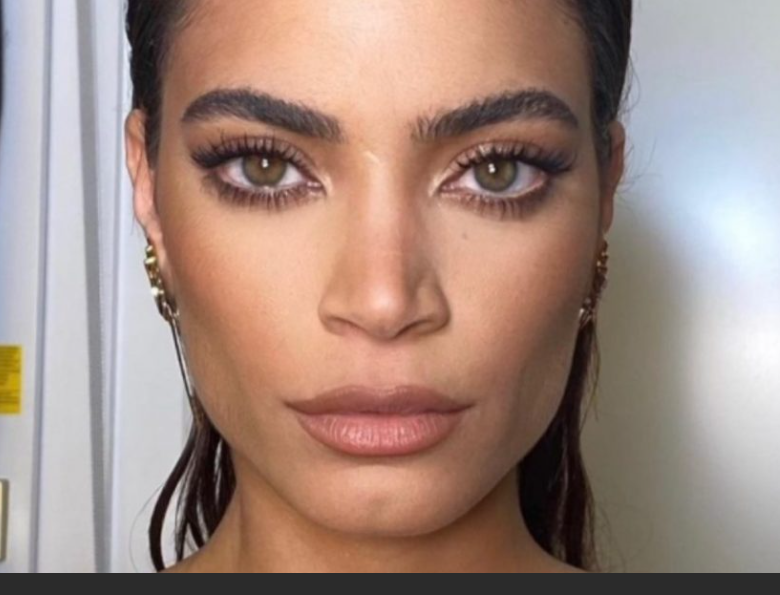
#> input picture 8 lezione 24_04_2024/Code/Riconoscimento Immagini/elodie2.png, 780 x 595 px
$ python riconoscimento04.py
#> lines starting #> are read from the running program, lines starting #| are printed output that depends on the picture; after the words box and inside, x2 and y2 are one past the last pixel; in counts of white or black regions, pixels touching at a corner belong together

import cv2
f_cascade = cv2.CascadeClassifier("haarcascade_frontalface_default.xml")
e_cascade = cv2.CascadeClassifier("haarcascade_eye.xml")
image = cv2.imread("elodie2.png")
#> image is the input picture: shape (595, 780, 3); mean B, G, R 129, 138.5, 162.6
gray = cv2.cvtColor(image, cv2.COLOR_BGR2GRAY)
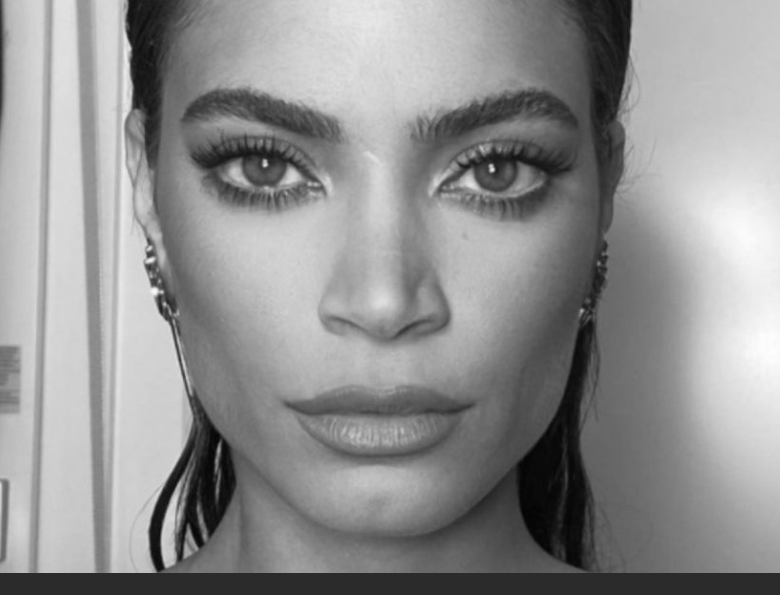
#> gray: shape (595, 780); min 2, max 254, mean 144.6
"""gray: Questo è l'input dell'immagine in scala di grigi su cui verrà eseguito il rilevamento.
Prima di rilevare i volti, è una pratica comune convertire l'immagine a scala di grigi poiché semplifica
il processo di rilevamento dei bordi e di altre caratteristiche.
1.3: Questo parametro specifica il fattore di scala. Il fattore di scala controlla
quanto l'immagine viene ridimensionata ad ogni livello della piramide dell'immagine durante
il processo di rilevamento. Un valore più piccolo consente di rilevare oggetti più piccoli,
ma aumenta anche il tempo di calcolo. Un valore tipico è compreso tra 1.1 e 1.5.

5: Questo parametro specifica il numero minimo di vicini richiesti per considerare un'area come volto.
 Questo parametro influenza la sensibilità del rilevatore: un valore più alto
 riduce il numero di falsi positivi, ma potrebbe far perdere anche alcuni volti. Un valore tipico
   è compreso tra 3 e 6."""

faces = f_cascade.detectMultiScale(gray, 1.3, 5)
#> faces = [[192, 40, 392, 392]]

for (x,y,w,h) in faces:
    image2 = cv2.rectangle(image,(x,y),(x+w,y+h),(255,0,0),2)
    roi_gray = gray[y:y+h, x:x+w]
    roi_color = image2[y:y+h, x:x+w]
    eyes = e_cascade.detectMultiScale(roi_gray)
    for (ex,ey,ew,eh) in eyes:
        cv2.rectangle(roi_color,(ex,ey),(ex+ew,ey+eh),(0,255,0),2)
#> this loop made 1 pass
#> pass 1, `roi_gray = gray[y:y+h, x:x+w]`:
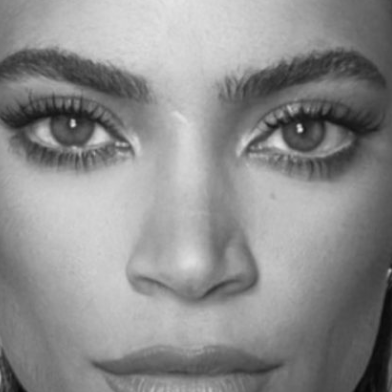
#> roi_gray: shape (392, 392); min 6, max 229, mean 141.1
#> pass 1, `roi_color = image2[y:y+h, x:x+w]`:
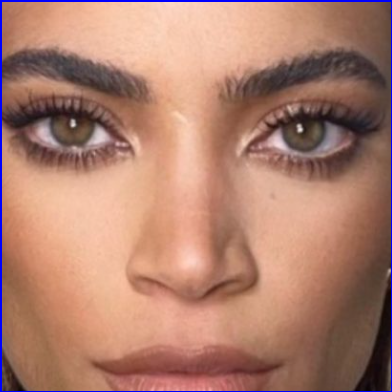
#> roi_color: shape (392, 392, 3); mean B, G, R 110.9, 127.4, 174.6
#> after the loop:
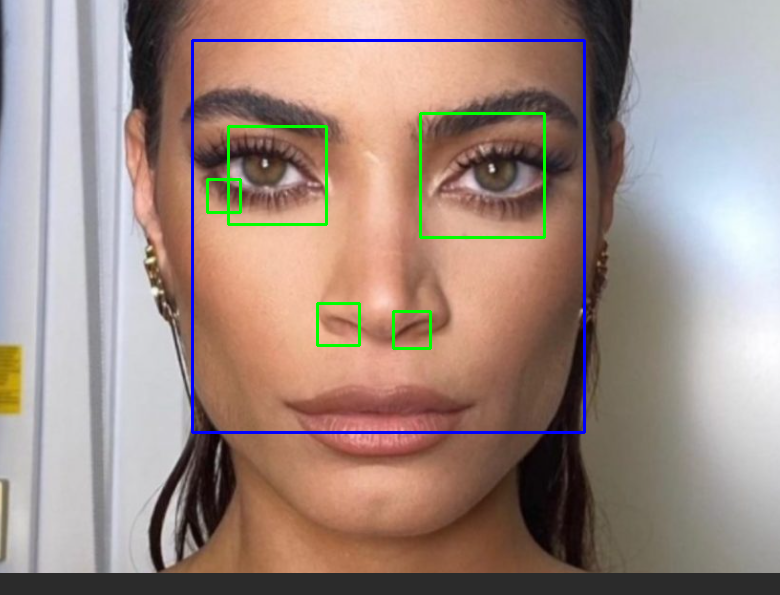
#> image: shape (595, 780, 3); 1.87% of pixels changed, all inside (x1, y1, x2, y2) = (191, 39, 586, 434)
#> after the loop:
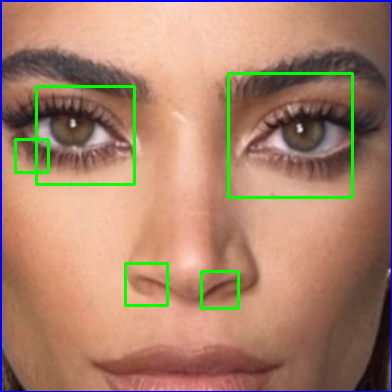
#> roi_color: shape (392, 392, 3); 2.58% of pixels changed, all inside (x1, y1, x2, y2) = (14, 72, 354, 310)
cv2.imshow('img',image2)
cv2.waitKey(0)
cv2.destroyAllWindows()

$ run again, with 8 lezione 24_04_2024/Code/Riconoscimento Immagini/fotogruppo02.jpg saved as 8 lezione 24_04_2024/Code/Riconoscimento Immagini/elodie2.png
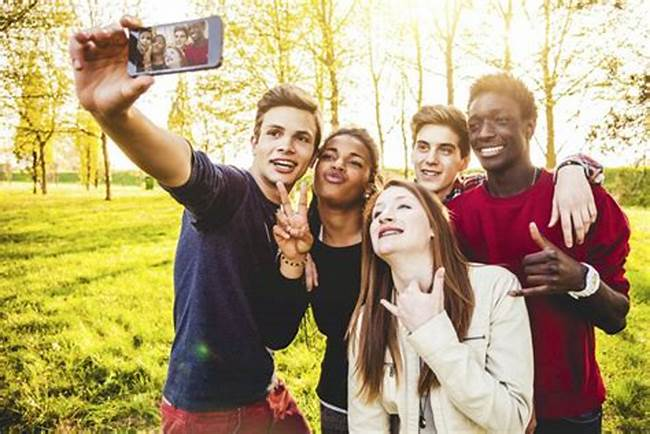
#> input picture 8 lezione 24_04_2024/Code/Riconoscimento Immagini/fotogruppo02.jpg, 650 x 434 px
#> image is the input picture: shape (434, 650, 3); mean B, G, R 116.1, 157.4, 175.9
#> `gray = cv2.cvtColor(image, cv2.COLOR_BGR2GRAY)`:
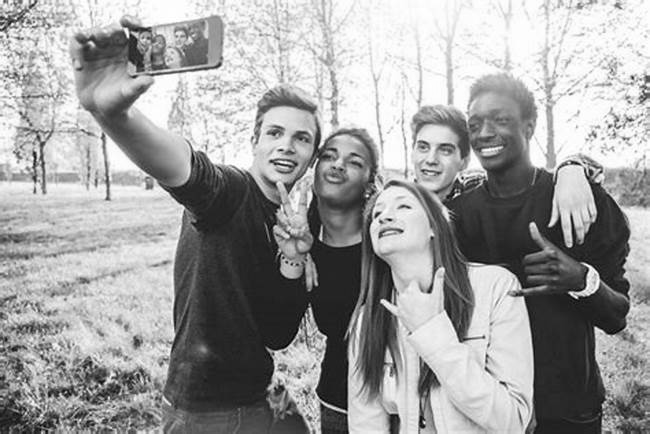
#> gray: shape (434, 650); min 0, max 255, mean 158.2
#> faces = [[404, 126, 59, 59], [249, 105, 78, 78]]
#> the loop `for (x,y,w,h) in faces:` made 2 passes
#> (x, y, w, h, eyes) on passes 1 to 2: (404, 126, 59, 59, [[7, 8, 22, 22], [30, 13, 20, 20]]), (249, 105, 78, 78, [[14, 16, 23, 23]])
#> after the loop `for (x,y,w,h) in faces:`:
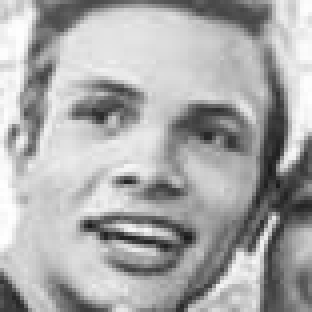
#> roi_gray: shape (78, 78) (shown 4 times larger); min 26, max 255, mean 169.7
